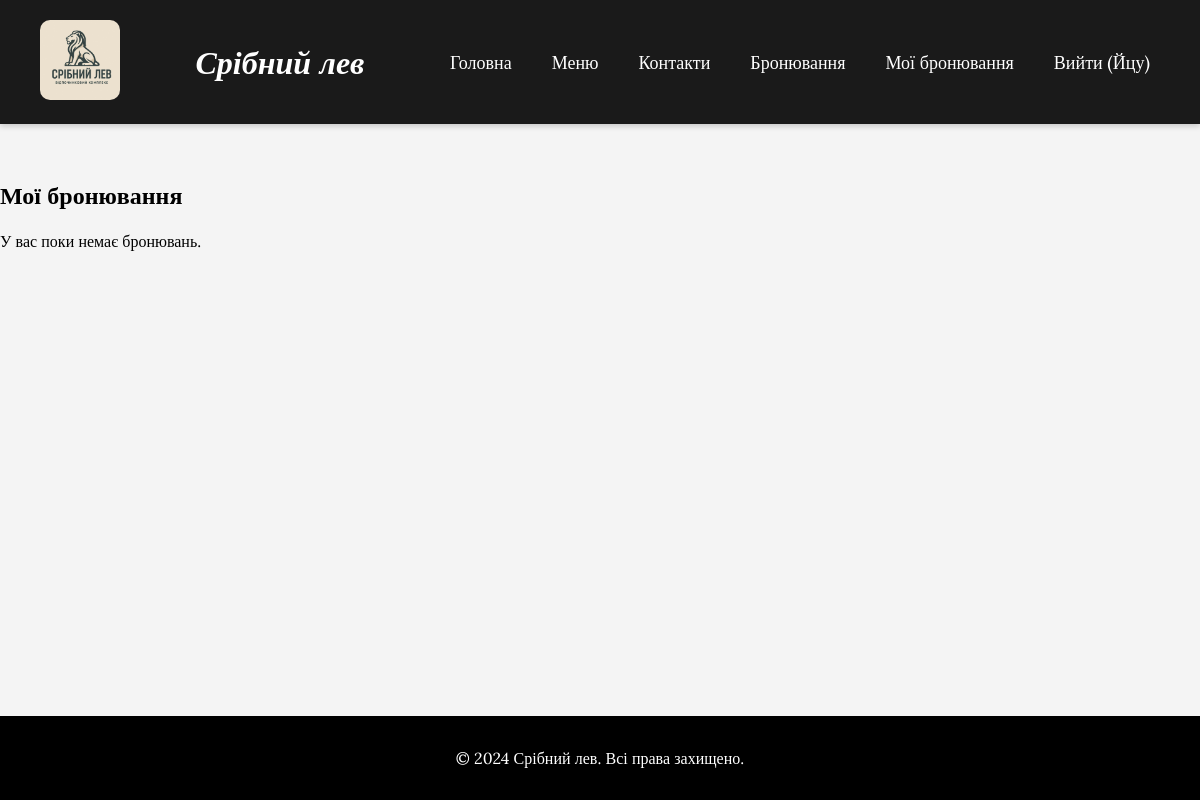
Page /my_bookings (signed in) on the earlier database version.
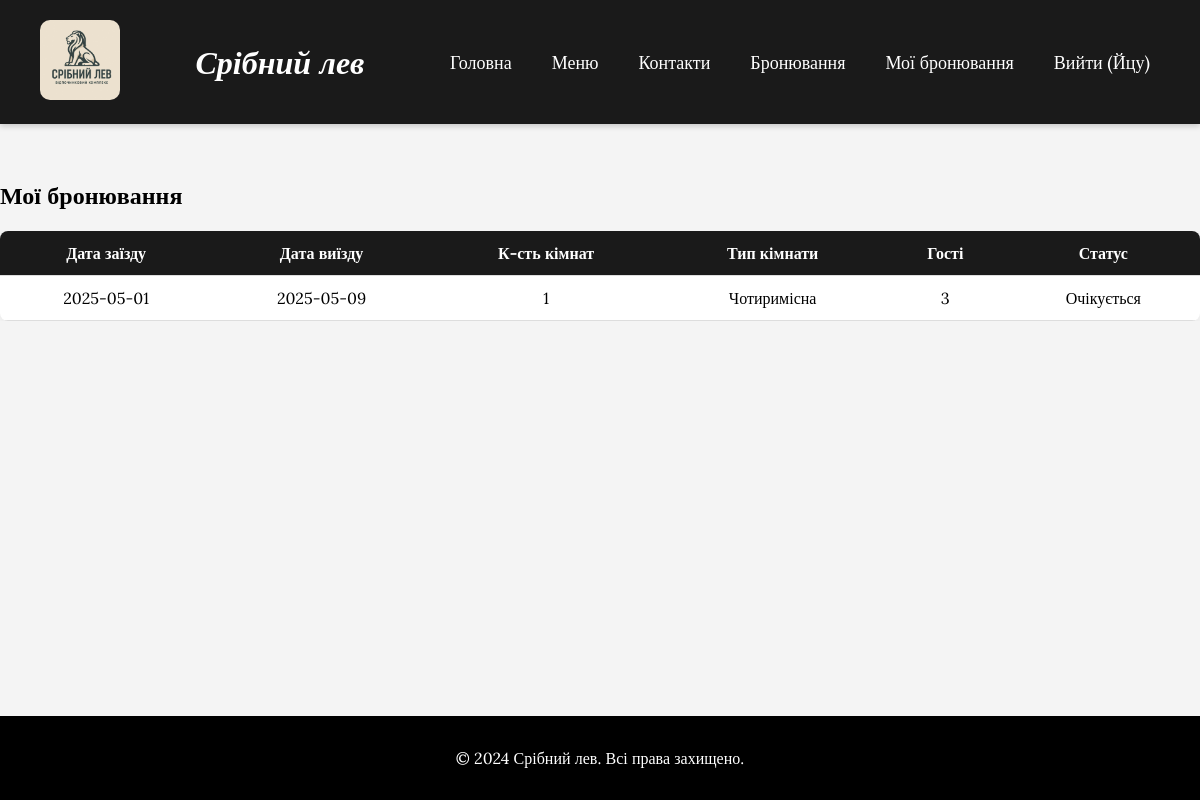
Same page on the later database version.
### tables this page shows
CREATE TABLE reservations (
                id INTEGER PRIMARY KEY AUTOINCREMENT,
                date_from TEXT NOT NULL,
                date_to TEXT NOT NULL,
                rooms INTEGER NOT NULL,
                room_type TEXT NOT NULL,
                guests INTEGER NOT NULL,
                user_id INTEGER,
                FOREIGN KEY (user_id) REFERENCES users(id)
            );

### app.py (the view)
@app.route('/my_bookings')
@login_required
def my_bookings():
    conn = sqlite3.connect(DB)
    c = conn.cursor()
    c.execute('SELECT id, date_from, date_to, rooms, room_type, guests FROM reservations WHERE user_id = ? ORDER BY id DESC', (current_user.id,))
    reservations = c.fetchall()
    conn.close()
    return render_template('my_bookings.html', reservations=reservations)

### app.py (called while the page is built)
def get_user_by_id(user_id):
    conn = sqlite3.connect(DB)
    c = conn.cursor()
    c.execute("SELECT id, username, is_admin FROM users WHERE id = ?", (user_id,))
    row = c.fetchone()
    conn.close()
    if row:
        return User(row[0], row[1], bool(row[2]))
    return None

@login_manager.user_loader
def load_user(user_id):
    return get_user_by_id(user_id)

### templates/my_bookings.html (shortened to what this page needs)
{% extends "base.html" %}
{% block content %}
<h2>Мої бронювання</h2>
{% if reservations %}
<div class="table-container">
    <table class="booking-table">
        <thead>
            <tr>
                <th>Дата заїзду</th>
                <th>Дата виїзду</th>
                <th>К-сть кімнат</th>
                <th>Тип кімнати</th>
                <th>Гості</th>
                <th>Статус</th>
            </tr>
        </thead>
        <tbody>
        {% for r in reservations %}
            <tr>
                <td>{{ r[1] }}</td>
                <td>{{ r[2] }}</td>
                <td>{{ r[3] }}</td>
                <td>{{ r[4] }}</td>
                <td>{{ r[5] }}</td>
                <td>Очікується</td>
            </tr>
        {% endfor %}
        </tbody>
    </table>
</div>
{% else %}
<p>У вас поки немає бронювань.</p>
{% endif %}
{% endblock %}

Differences in the rows shown:
added reservations: date_from "2025-05-01", date_to "2025-05-09", rooms "1", room_type "Чотиримісна", guests "3"
Other differences:
text no longer shown: "У вас поки немає бронювань."
text now shown: "Дата заїзду Дата виїзду К-сть кімнат Тип кімнати Гості Статус"
